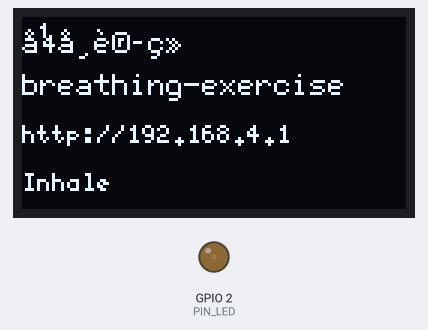
This sketch was run on a simulated ESP32. Parts: 128×64 one-colour display, output pins drawn as LEDs (lit = HIGH). Storage starts empty; what the sketch prints to the serial monitor is not drawn.

Above: at 0.67 s.
At 10.53 s:
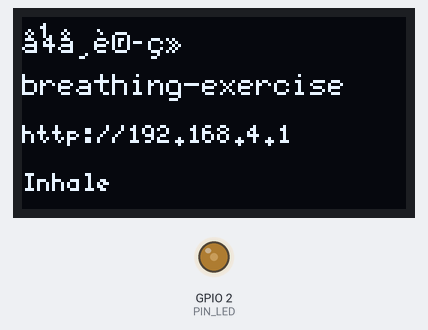
At 18.26 s:
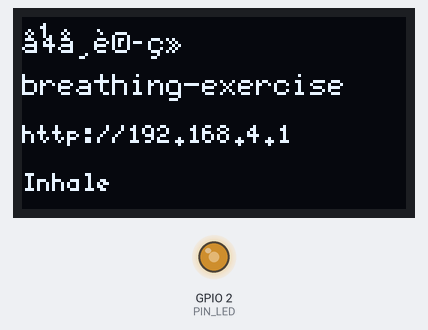
At 36.2 s:
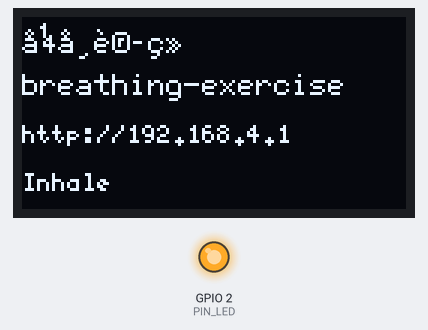
Timing chart, 0 to 37.7 s (numbered marks = the images above):
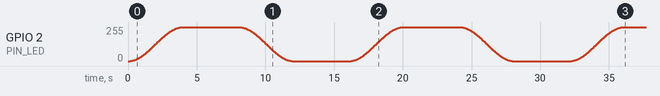

The sketch:

breathing-exercise.ino
```cpp
/* ============================================================
 * 呼吸训练 · ESP32 固件
 * ------------------------------------------------------------
 * 功能：
 *   1. 自建 WiFi 热点（AP 模式），手机连上即可访问
 *   2. 用 LittleFS 存放网页文件，WebServer 对外提供静态服务
 *   3. OLED 实时显示热点名与访问地址
 *   4. 呼吸圆环引导
 *
 * 接线（ESP32 DevKitC + SSD1306 128x64 OLED，I2C）：
 *   OLED VCC → 3.3V
 *   OLED GND → GND
 *   OLED SDA → GPIO21
 *   OLED SCL → GPIO22
 *
 *
 *
 * 烧录步骤：
 *   1. Arduino IDE 安装 ESP32 开发板支持
 *   2. 安装库：U8g2（oliver）、WebServer 已内置于 ESP32 包
 *   3. 安装 ESP32 LittleFS 上传插件，把 firmware/data/ 整个目录上传为 LittleFS
 *   4. 再上传本 .ino  sketch
 *   5. 手机连上 WiFi 热点，浏览器访问 OLED 上显示的地址
 * ========================================================== */

#include <WiFi.h>
#include <WebServer.h>
#include <LittleFS.h>
#include <U8g2lib.h>

/* ---------- 硬件引脚定义 ----------
 * 集中在这里，方便按实际接线修改 */
#define PIN_SDA       21      /* OLED I2C 数据线 */
#define PIN_SCL       22      /* OLED I2C 时钟线 */
#define PIN_BUTTON    4       /* 按键，内部上拉，按下为低 */
#define PIN_LED       2       /* 板载 LED（呼吸训练时做渐亮渐灭） */

/* ---------- 热点配置 ---------- */
const char* AP_SSID = "breathing-exercise";
const char* AP_PASS = "12345678";      /* 至少 8 位，否则 ESP32 会拒绝启动 AP */

WebServer server(80);
U8G2_SSD1306_128X64_NONAME_F_HW_I2C u8g2(U8G2_R0, U8X8_PIN_NONE, PIN_SCL, PIN_SDA);


/* ---------- 呼吸训练专用状态 ---------- */
const unsigned long PHASE_MS[4] = {4000, 4000, 4000, 4000};   /* 吸气/屏息/呼气/放松 各 4 秒（箱式呼吸） */
const char* PHASE_NAME[4] = {"Inhale", "Hold", "Exhale", "Rest"};
int   breathPhase  = 0;
unsigned long phaseStart = 0;


/* ============================================================
 * 网页文件服务
 * ------------------------------------------------------------
 * 用 LittleFS 读文件再回给浏览器。
 * 注意：不能用 SPIFFS 的流式接口直接 write 大文件，
 * 这里一次性读入内存 —— 单个 HTML 约 10KB，ESP32 内存够用。
 * ========================================================== */

/** 根据 URL 路径推断 Content-Type */
String mimeOf(const String& path){
  if (path.endsWith(".html")) return "text/html; charset=utf-8";
  if (path.endsWith(".css"))  return "text/css; charset=utf-8";
  if (path.endsWith(".js"))   return "application/javascript; charset=utf-8";
  if (path.endsWith(".svg"))  return "image/svg+xml";
  if (path.endsWith(".json")) return "application/json; charset=utf-8";
  if (path.endsWith(".webmanifest")) return "application/manifest+json; charset=utf-8";
  return "text/plain; charset=utf-8";
}

/** 从 LittleFS 读取文件并返回给客户端 */
bool serveFile(const String& path){
  if (!LittleFS.exists(path)) return false;

  File f = LittleFS.open(path, "r");
  if (!f) return false;

  server.streamFile(f, mimeOf(path));
  f.close();
  return true;
}

/** 处理所有 GET 请求：根路径给 index.html，其余按路径找文件 */
void handleRequest(){
  String p = server.uri();
  if (p == "/" || p == "/index.html"){
    if (serveFile("/index.html")) return;
    server.send(200, "text/html; charset=utf-8", F("<h1>404</h1><p>index.html not found. Please upload the data folder to LittleFS.</p>"));
    return;
  }
  if (serveFile(p)) return;
  server.send(404, "text/plain; charset=utf-8", "Not Found");
}

/* ============================================================
 * OLED 显示
 * ========================================================== */

/** 刷新屏幕：显示热点名与访问地址 */
void refreshScreen(){
  u8g2.clearBuffer();
  u8g2.setFont(u8g2_font_6x12_tf);

  u8g2.drawStr(0, 12, "呼吸训练");
  u8g2.drawStr(0, 26, AP_SSID);

  String ip = "http://" + WiFi.softAPIP().toString();
  u8g2.setFont(u8g2_font_5x8_tf);
  u8g2.drawStr(0, 42, ip.c_str());

  u8g2.drawStr(0, 58, PHASE_NAME[breathPhase]);

  u8g2.sendBuffer();
}

/* ============================================================
 * 生命周期
 * ========================================================== */

void setup(){
  Serial.begin(115200);
  Serial.println();
  Serial.println(F("呼吸训练 · ESP32 启动中"));

  // ---- 文件系统 ----
  // formatOnFail=true：首次使用或分区损坏时自动格式化，避免手动干预
  if (!LittleFS.begin(true)){
    Serial.println(F("[错误] LittleFS 挂载失败，网页文件无法提供"));
  } else {
    Serial.println(F("[OK] LittleFS 已挂载"));
  }

  // ---- 硬件初始化 ----
  pinMode(PIN_BUTTON, INPUT_PULLUP);
  pinMode(PIN_LED, OUTPUT);
  phaseStart = millis();

  // ---- OLED ----
  u8g2.begin();
  u8g2.enableUTF8Print();

  // ---- WiFi 热点 ----
  WiFi.mode(WIFI_AP);
  bool ok = WiFi.softAP(AP_SSID, AP_PASS);
  if (!ok){
    Serial.println(F("[错误] 热点启动失败"));
  } else {
    Serial.print(F("[OK] 热点已启动: ")); Serial.println(AP_SSID);
    Serial.print(F("     访问地址: http://")); Serial.println(WiFi.softAPIP());
  }

  // ---- Web 服务 ----
  // onNotFound 兜底：任意路径都返回 index.html，配合 PWA 路由更稳
  server.onNotFound(handleRequest);
  server.begin();
  Serial.println(F("[OK] Web 服务器已监听 80 端口"));

  refreshScreen();
}

/** 主循环：喂 webserver + 跑硬件交互 */
void loop(){
  server.handleClient();

  // ---- 呼吸节奏：用 LED 亮度做视觉引导 ----
  unsigned long elapsed = millis() - phaseStart;
  unsigned long dur     = PHASE_MS[breathPhase];
  float t = (float)elapsed / (float)dur;

  // 用余弦缓动，让亮度变化像真实呼吸一样先慢后快再慢
  float e = 0.5f - 0.5f * cos(PI * (t > 1.0f ? 1.0f : t));

  int duty;
  if      (breathPhase == 0) duty = (int)(255 * e);          /* 吸气：渐亮 */
  else if (breathPhase == 2) duty = (int)(255 * (1 - e));    /* 呼气：渐灭 */
  else if (breathPhase == 1) duty = 255;                 /* 屏息：保持最亮 */
  else                       duty = 0;                      /* 放松：熄灭 */

  analogWrite(PIN_LED, duty);

  // 阶段推进
  if (elapsed >= dur){
    phaseStart = millis();
    breathPhase = (breathPhase + 1) % 4;
    Serial.print(F("[呼吸] 阶段 -> "));
    Serial.println(PHASE_NAME[breathPhase]);
  }

  delay(20);
}
```
